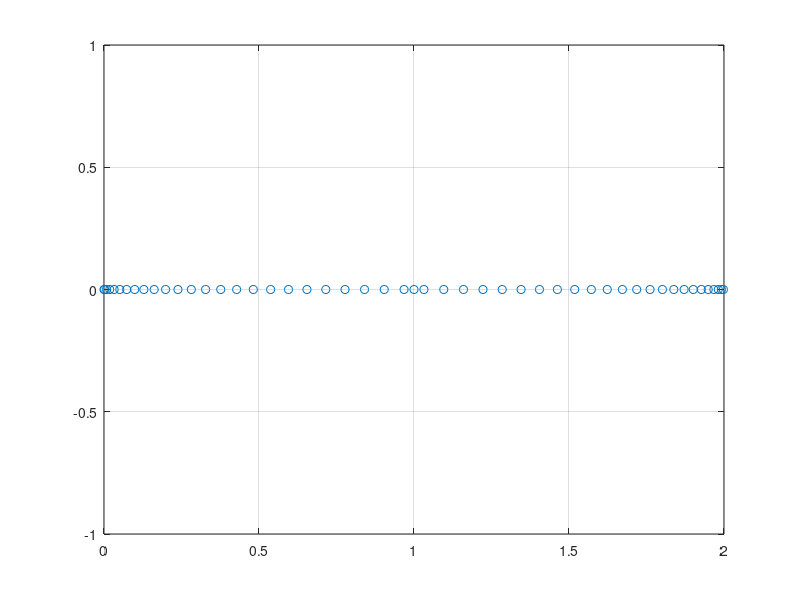

Write the MATLAB code that produced this figure.
clc,clear

% a = 1;
% b = .5;

% phi = linspace(0,2*pi,101);
% phi = phi(1:end-1);

% x = a*cos(phi);
% y = b*sin(phi);

% figure(1),clf
% plot(x,y)
% grid on,axis equal

function x = cosspace_half(startP,endP,N)
    
  % Versão modificada da função cosspace. Gera apenas metade da distribuição.
  
  
  x = zeros(1,N); x(N) = endP;
  angleInc = pi/(N-1);
      
  curAngle=angleInc;
  for i = 2:N-1
      x(i)=endP*(1-cos(curAngle));
      curAngle=curAngle+angleInc;
  end
       
end

% function s=lnspc(xi,xf,n)

% s = zeros(1,n);
% s(1) = xi;
% step = (xf-xi)/(n-1);

% for i = 2:n
%   s(i) = s(i-1) + step;
% end

% end

% disp(linspace(1,5,5))
% disp(lnspc(1,5,5))

n = 50;
x = cosspace_half(0,1,n);
figure(1),clf
plot(x,zeros(1,n),'o'),grid on
